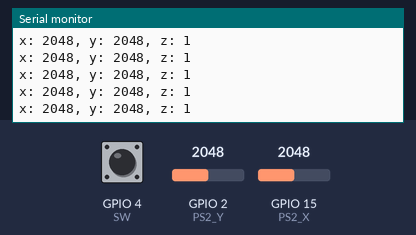
The sketch below on a simulated ESP32. Parts: the last lines printed to the serial monitor. Inputs (shaded band) come from the test bench; at power-on: GPIO 2 (PS2_Y) = 2048, GPIO 15 (PS2_X) = 2048, GPIO 4 (SW) HIGH.

Above: at 1.2 s.
1.3 s: GPIO 2 (PS2_Y) set to 2866
At 1.31 s:
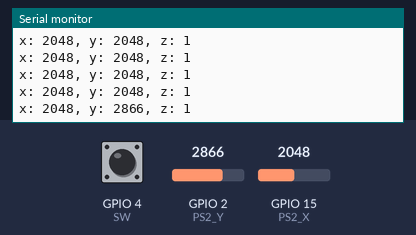
2.8 s: GPIO 15 (PS2_X) set to 2866
At 2.82 s:
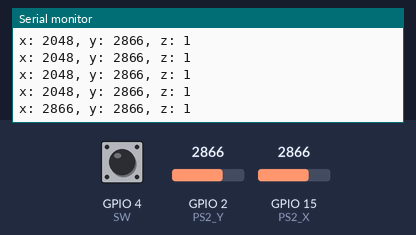
4.3 s: GPIO 4 (SW) pulled LOW for 0.15 s
At 4.32 s:
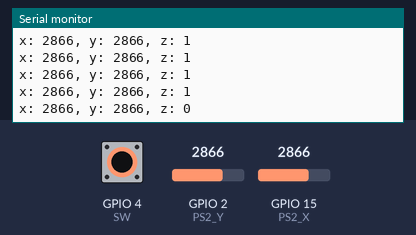
5.9 s: GPIO 2 (PS2_Y) set to 3603
At 5.93 s:
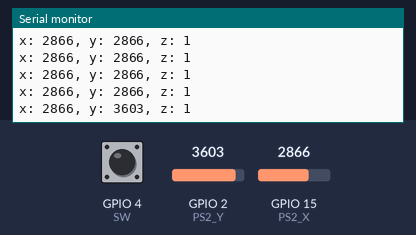
7.4 s: GPIO 4 (SW) pulled LOW for 1 s
At 7.43 s:
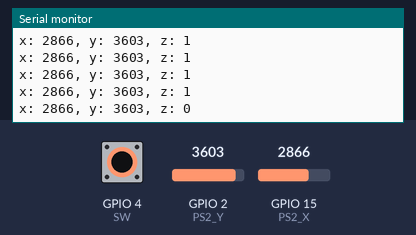
9.9 s: GPIO 15 (PS2_X) set to 3603
At 9.94 s:
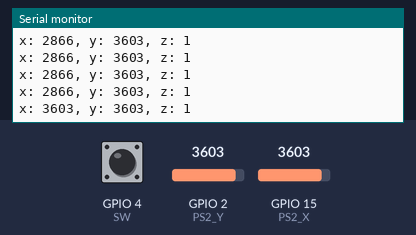
Timing chart, 0 to 12.4 s (numbered marks = the images above; inputs shaded):
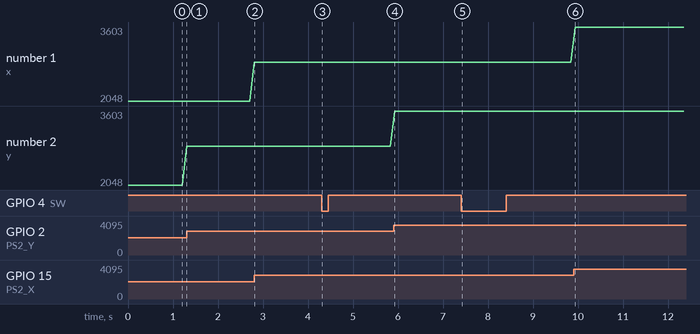

The sketch:

1.serial_print.ino
```cpp
/*
  该程序作用是通过 PS2 摇杆模块在串口监视器中打印读取到的数值
  在线文档：https://docs.geeksman.com/esp32/Arduino/21.esp32-arduino-ps2.html
*/
#define PS2_X   15
#define PS2_Y   2
#define SW      4


void setup() {
  // 配置输入模式
  pinMode(PS2_X, INPUT);
  pinMode(PS2_Y, INPUT);
  pinMode(SW, INPUT_PULLUP);

  // 配置串口通信波特率
  Serial.begin(9600);
}

void loop() {
  // 读取数值
  Serial.printf("x: %d, y: %d, z: %d\n", analogRead(PS2_X), analogRead(PS2_Y), digitalRead(SW));

  delay(100);
}
```

Measured:
- after the input at 1.3 s, the serial monitor: prints a new line at once (image 1)
- after the input at 2.8 s, the serial monitor: prints a new line at once (image 2)
- after the input at 4.3 s, the serial monitor: prints a new line at once (image 3)
- after the input at 5.9 s, the serial monitor: prints a new line at once (image 4)
- after the input at 7.4 s, the serial monitor: prints a new line at once (image 5)
- after the input at 9.9 s, the serial monitor: prints a new line at once (image 6)
- plotted number 2: 2048 → 2866 after the input at 1.3 s, 2866 → 3603 after the input at 5.9 s
